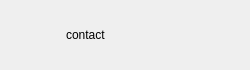
<?xml version="1.0" encoding="UTF-8"?>
<ui version="4.0">
 <class>ContactUserItem</class>
 <widget class="QWidget" name="ContactUserItem">
  <property name="geometry">
   <rect>
    <x>0</x>
    <y>0</y>
    <width>250</width>
    <height>70</height>
   </rect>
  </property>
  <layout class="QHBoxLayout" name="horizontalLayout">
   <property name="spacing">
    <number>8</number>
   </property>
   <property name="leftMargin">
    <number>8</number>
   </property>
   <property name="topMargin">
    <number>8</number>
   </property>
   <property name="rightMargin">
    <number>8</number>
   </property>
   <property name="bottomMargin">
    <number>8</number>
   </property>
   <item>
    <widget class="QWidget" name="icon_wid" native="true">
     <property name="minimumSize">
      <size>
       <width>50</width>
       <height>50</height>
      </size>
     </property>
     <property name="maximumSize">
      <size>
       <width>50</width>
       <height>50</height>
      </size>
     </property>
     <layout class="QGridLayout" name="gridLayout">
      <property name="leftMargin">
       <number>0</number>
      </property>
      <property name="topMargin">
       <number>0</number>
      </property>
      <property name="rightMargin">
       <number>0</number>
      </property>
      <property name="bottomMargin">
       <number>0</number>
      </property>
      <item row="0" column="0">
       <widget class="QLabel" name="icon_lb">
        <property name="minimumSize">
         <size>
          <width>45</width>
          <height>45</height>
         </size>
        </property>
        <property name="maximumSize">
         <size>
          <width>45</width>
          <height>45</height>
         </size>
        </property>
        <property name="scaledContents">
         <bool>true</bool>
        </property>
        <property name="text">
         <string/>
        </property>
       </widget>
      </item>
      <item row="0" column="0" alignment="Qt::AlignRight|Qt::AlignTop">
       <widget class="QLabel" name="red_point">
        <property name="minimumSize">
         <size>
          <width>12</width>
          <height>12</height>
         </size>
        </property>
        <property name="maximumSize">
         <size>
          <width>12</width>
          <height>12</height>
         </size>
        </property>
        <property name="text">
         <string/>
        </property>
       </widget>
      </item>
     </layout>
    </widget>
   </item>
   <item>
    <widget class="QLabel" name="user_name_lb">
     <property name="text">
      <string>contact</string>
     </property>
    </widget>
   </item>
  </layout>
 </widget>
 <resources/>
 <connections/>
</ui>
